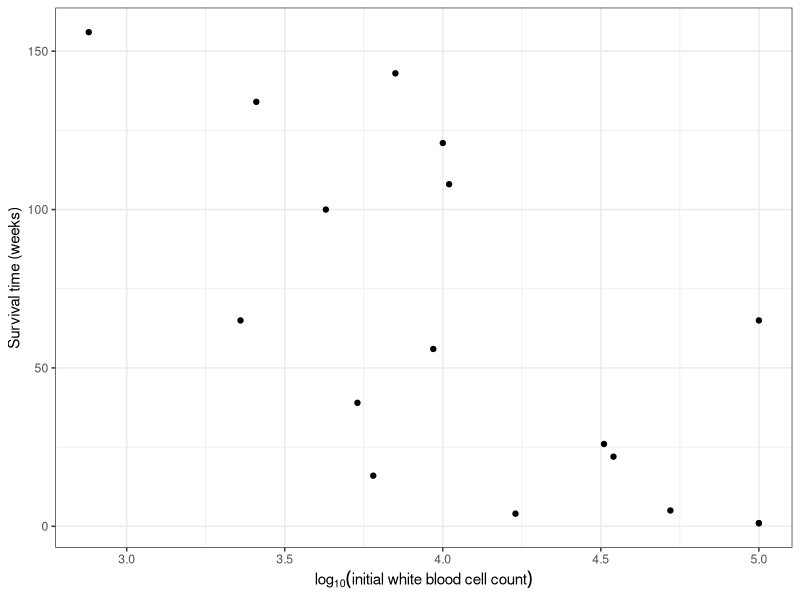
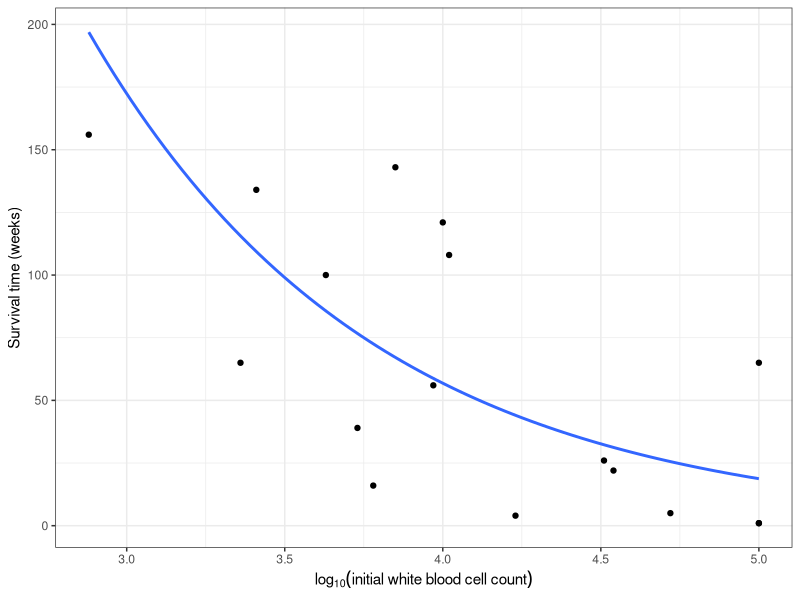
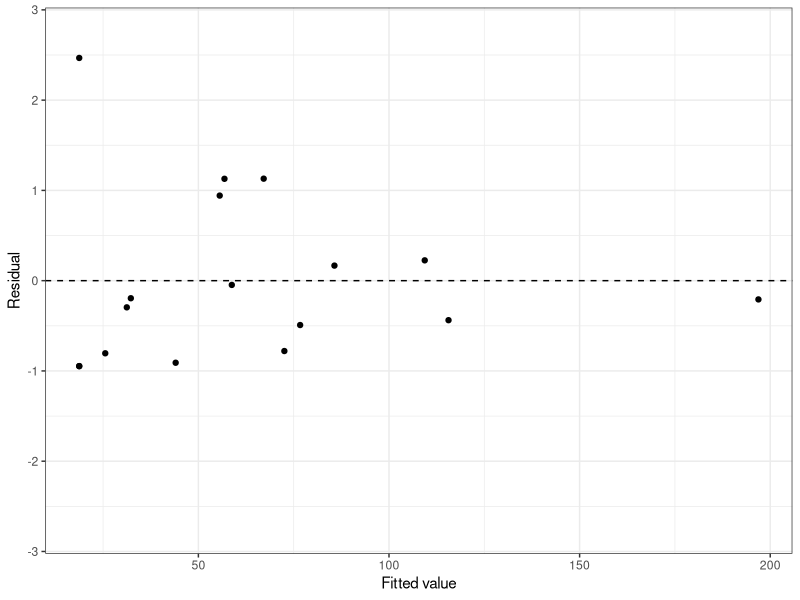

Here is the R script that generated these plots, in order:
## ---- chunk 1
knitr::opts_chunk$set(echo = TRUE)
library(ggplot2); theme_set(theme_bw())
## ---- chunk 2
dat <- read.table("leukemia.txt", header = TRUE, sep = "\t")
head(dat)
## ---- chunk 3
library(ggplot2); theme_set(theme_bw())

ggplot(dat, aes(log_wbc, surv_weeks)) +
  geom_point() +
  xlab(expression(log[10]("initial white blood cell count"))) +
  ylab("Survival time (weeks)")
## ---- chunk 4
irls_exp <- function(x, y, be1, be2, max_iter = 100, tol = 1e-5) {
  X <- matrix(c(rep(1, length(x)), x), ncol = 2)
  be <- matrix(c(be1, be2), ncol = 1)
  be_prev <- be
  
  for (iter in 1:max_iter) {
    z <- X %*% be + y / (exp(X %*% be)) - 1
    cov_mat <- solve(t(X) %*% X) 
    be <- cov_mat %*% t(X) %*% z
    
    if (abs(be[1] - be_prev[1]) < tol && abs(be[2] - be_prev[2]) < tol) {
      break
    } else {
      be_prev <- be
    }
  }
  list(be = be, cov_mat = cov_mat, num_iter = iter)
}

irls_exp(dat$log_wbc, dat$surv_weeks, 10, -1)
## ---- chunk 5
mod <- glm(surv_weeks ~ log_wbc, family = Gamma(link = "log"), data = dat)
summary(mod)
## ---- chunk 6
summary(mod, dispersion = 1)
## ---- chunk 7
ggplot(dat, aes(log_wbc, surv_weeks)) +
  geom_point() + 
  geom_smooth(method = "glm", formula = y ~ x, se = FALSE, 
    method.args = list(family = Gamma(link = "log"))) + 
  xlab(expression(log[10]("initial white blood cell count"))) +
  ylab("Survival time (weeks)")
## ---- chunk 8
r <- (dat$surv_weeks - mod$fitted.values) / mod$fitted.values

# plot of standardized residuals vs. fitted values
ggplot(data.frame(fitted_values = mod$fitted.values, residual = r), 
  aes(fitted_values, residual)) +
  geom_point() + 
  geom_hline(yintercept = 0, linetype = "dashed") +
  ylim(c(-2.75, 2.75)) + 
  xlab("Fitted value") +
  ylab("Residual")
